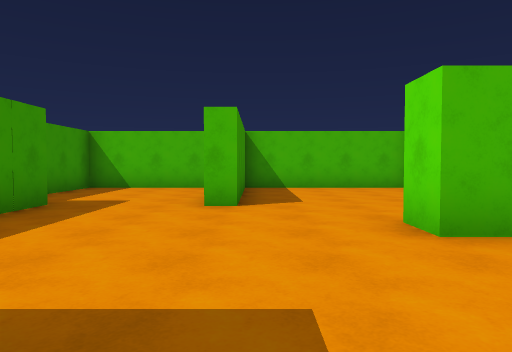
View 1 (above)

19 first-person views from a walk through a 3-D level made in the Unity game engine. The camera is 1.3 m above the floor, tilts 2° down and sees 70° across. The floor is counted in squares, 2 m on a side. Each view is taken from the middle of a square. On the plan, view 1 faces up. The plan holds only what a view shows up to about 11 squares ahead; the rest is blank. The player is left out. Surface patterns are stand-ins for the level's own textures.

View 2
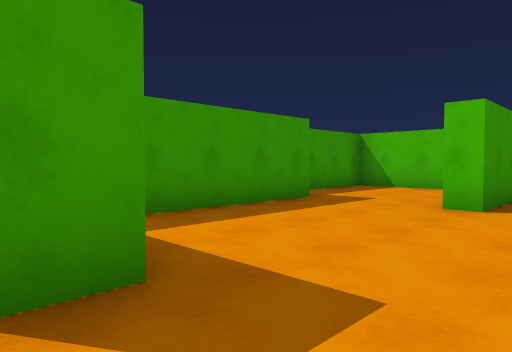

View 3
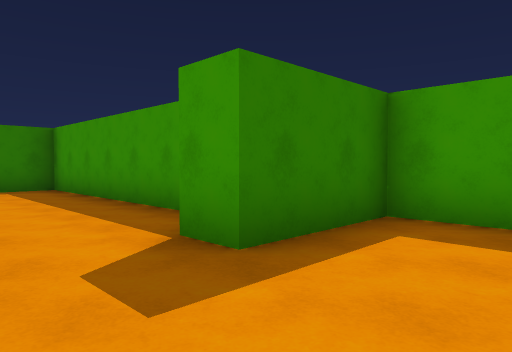

View 4
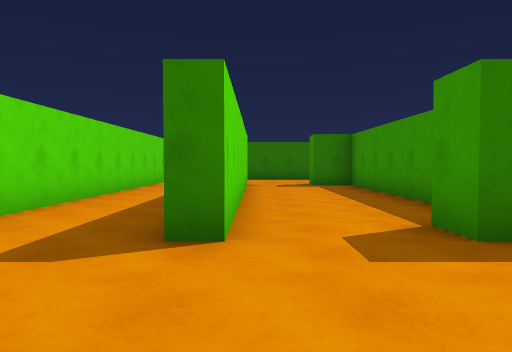

View 5
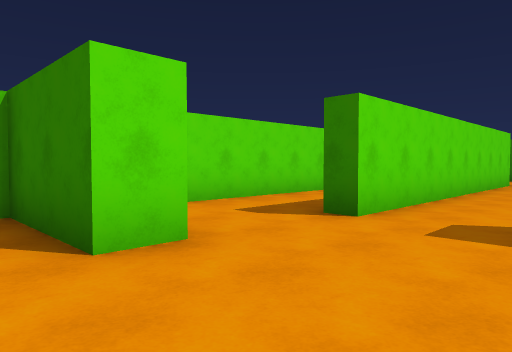

View 6
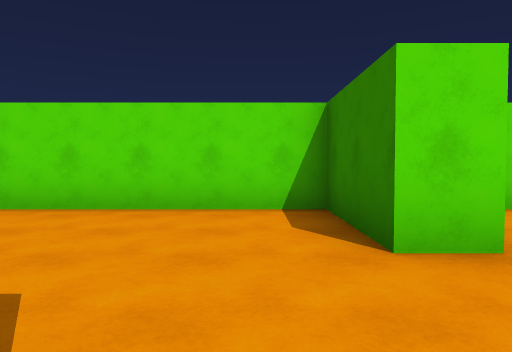

View 7
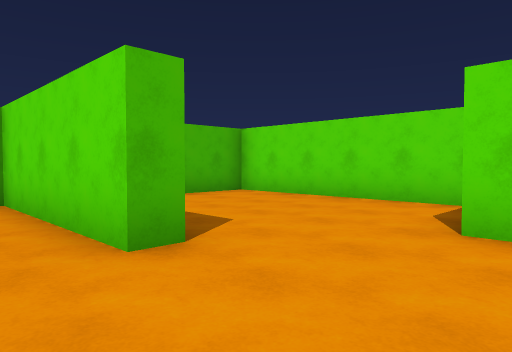

View 8
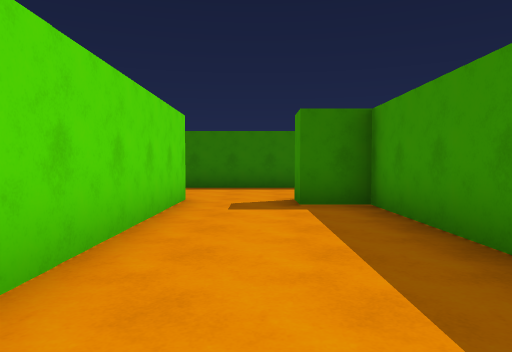

View 9
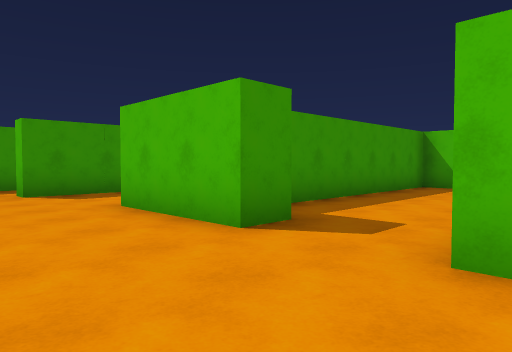

View 10
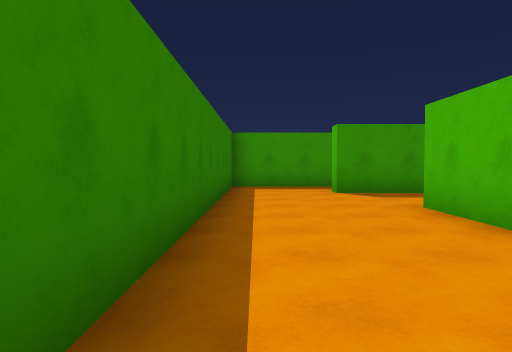

View 11
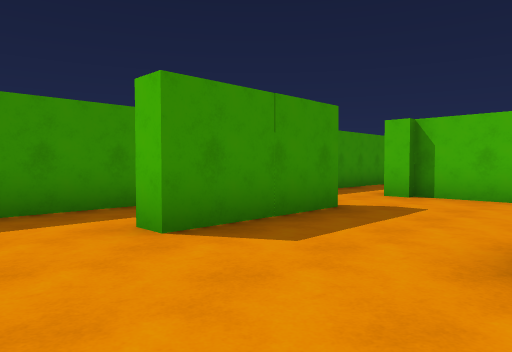

View 12
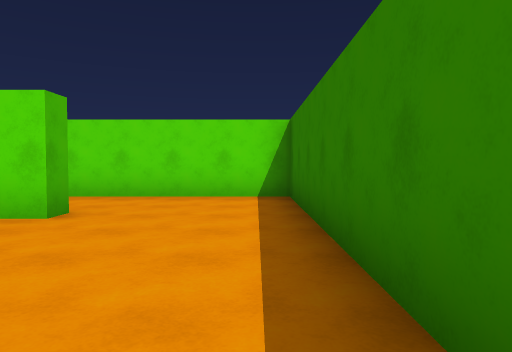

View 13
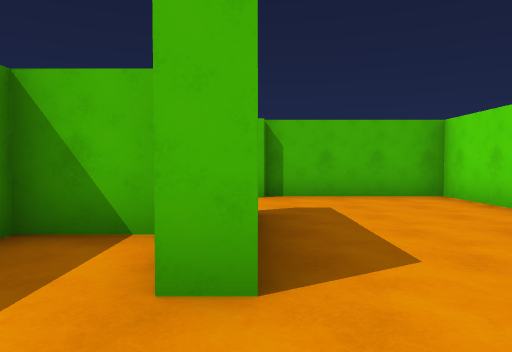

View 14
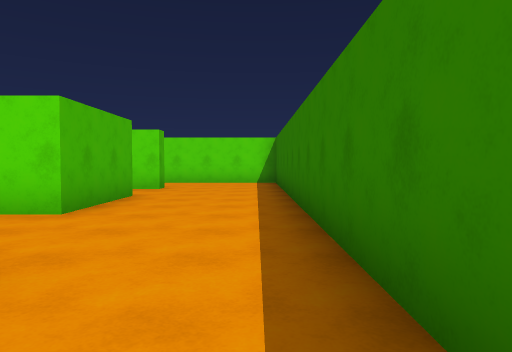

View 15
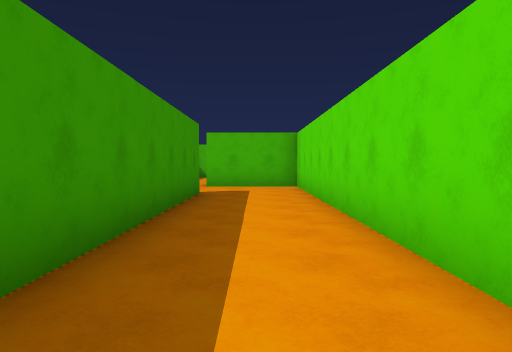

View 16
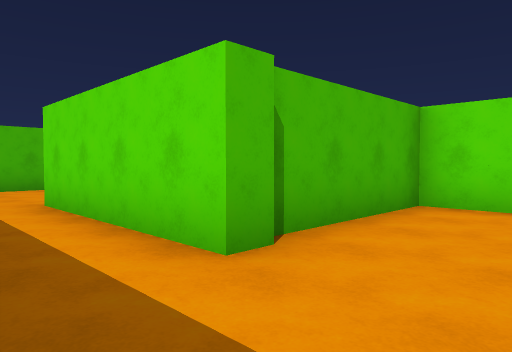

View 17
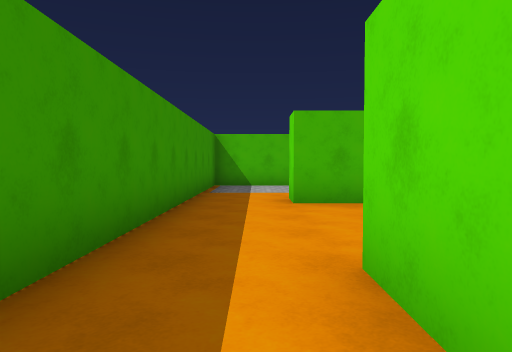

View 18
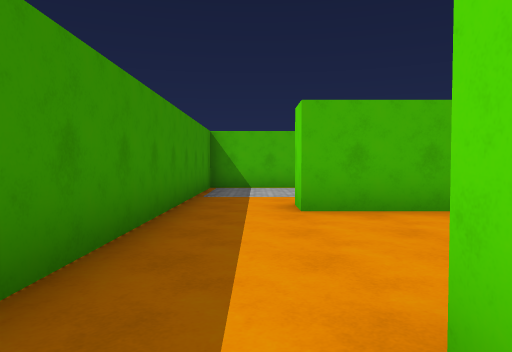

View 19
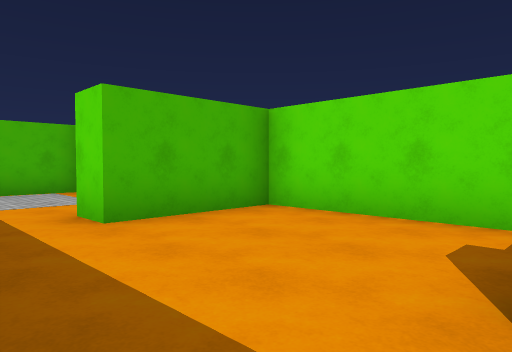

### Floor plan
Points are (right, up) in squares from view 1. A wall is a line through its corners. A room is listed if a view was taken in it or the views show most of it. See-through windows are left out.
Room 1 (views 1, 2, 3, 4, 5, 6, 7, 8, 15)
walls: (-3.3, 5.8) (-3.3, 1) (-0.8, 1) (-0.8, 0.2) (-1.8, 0.2) (-1.8, -6.7) (-0.8, -6.7) (-0.8, -7.5); (-0.3, 9) (-0.3, 5.5) (-0.8, 5.5); (1.3, -7.5) (1.3, 1) (1.8, 1) (1.8, -5.4); (4.2, -7.5) (4.2, 3.2) (1.6, 3.2) (1.6, 4) (4.2, 4) (4.2, 9.7) (-0.4, 9.7)
ways out: opening at (1.3, -7) to room 2; opening at (-1.5, 5) to room 5
Room 2 (views 9, 10, 11, 12, 13)
walls: (-0.8, -7.5) (-3.4, -7.5) (-3.4, -6.7); (-2.3, -4.7) (-2.3, -2.8) (-5.9, -2.8); (1.9, -7.5) (1.3, -7.5); (-6, -5.2) (-6, -8.2) (-6.5, -8.2); (-6.5, -10.7) (4.2, -10.7) (4.2, -7.5); (-5.8, -3) (-6.3, -3)
ways out: opening at (1.3, -7) to room 1; opening at (-6, -9.5) to room 3; opening at (-6, -4.5) to room 4
Room 3 (view 14)
walls: (-6.9, -6.7) (-8.2, -6.7) (-8.2, -10.7) (-6.5, -10.7)
ways out: opening at (-6, -9.5) to room 2
Room 4 (views 16, 17, 18, 19)
walls: (-3.8, 1.6) (-3.8, 4.9) (-6.3, 4.9) (-6.3, 5.8); (-6.3, -3) (-6.3, 1.3); (-5, 9.7) (-8.2, 9.7) (-8.2, -1.9)
ways out: opening at (-6, -4.5) to room 2
Room 5 (no view inside)
walls: (-0.8, 5.5) (-0.8, 9.7) (-4.4, 9.7) (-4.4, 7.2)
ways out: opening at (-1.5, 5) to room 1

Positions as (right, up) in squares from view 1, and headings:
1: (0, 0), facing up
2: (1, 0), facing up-left
3: (1, 3), facing down-left
4: (1, 4), facing down
5: (-1, 5), facing down-right
6: (-1, 5), facing right
7: (-2, 3), facing up-right
8: (0, -1), facing down
9: (2, -10), facing up-left
10: (2, -10), facing left
11: (-3, -10), facing up-left
12: (-3, -10), facing right
13: (-6, -10), facing up
14: (-8, -10), facing right
15: (3, -7), facing up
16: (-8, -5), facing up-right
17: (-7, -1), facing up
18: (-7, 0), facing up
19: (-8, 1), facing up-right
